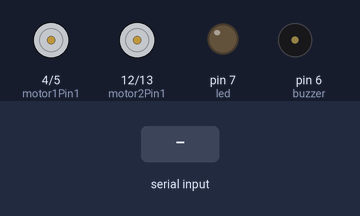
The sketch below on a simulated Arduino Uno, built with avr-gcc and run on an emulated ATmega328P. On the bench: motor-driver pin pairs drawn as motors (green arrow = first pin HIGH = forward, orange = second pin HIGH = backward, longer = more drive, scaled by the enable pin), output pins drawn as LEDs (lit = HIGH), buzzer (waves = sounding). The inputs (shaded band) are chosen by the test bench.

Above: at 1.2 s.
1.3 s: "12\n" received over Serial
At 4.2 s:
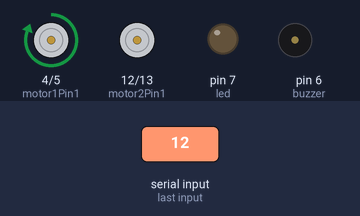
4.3 s: "1\n" received over Serial
At 6.3 s:
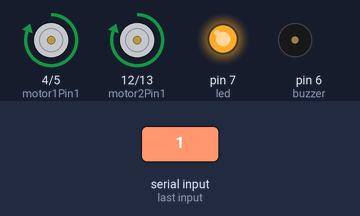
6.8 s: "11\n" received over Serial
At 9.7 s:
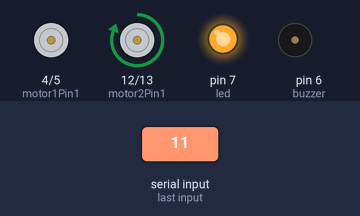
9.8 s: "13\n" received over Serial
At 11.2 s:
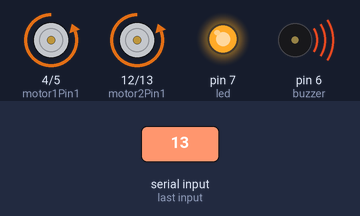
12.8 s: "0\n" received over Serial
At 15.6 s:
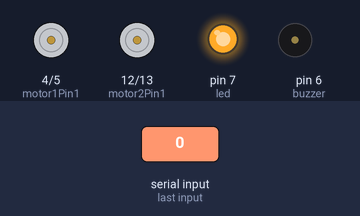
15.8 s: "12\n" received over Serial
At 18.6 s:
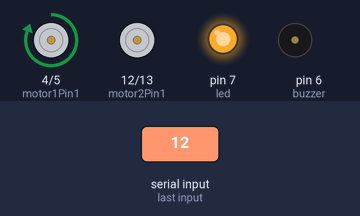
Timing chart, 0 to 22.3 s (numbered marks = the images above; inputs shaded):
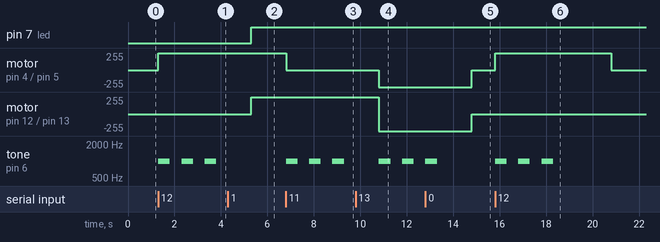

Measured:
- after the input at 1.3 s, motor on pin 4 (motor1Pin1) / pin 5 (motor1Pin2): stopped → forward 255/255 at once; tone on pin 6 (buzzer): alternates 1000 Hz for 0.50 s and silent for 0.50 s, starting at once
- after the input at 4.3 s, pin 7 (led): LOW → HIGH after 1.0 s; motor on pin 4 (motor1Pin1) / pin 5 (motor1Pin2): stays forward 255/255 (without the input it goes to stopped after 2.0 s); motor on pin 12 (motor2Pin1) / pin 13 (motor2Pin2): stopped → forward 255/255 after 1.0 s
- after the input at 6.8 s, motor on pin 4 (motor1Pin1) / pin 5 (motor1Pin2): forward 255/255 → stopped after 0.00 s instead of 0.50 s; motor on pin 12 (motor2Pin1) / pin 13 (motor2Pin2): stays forward 255/255 (without the input it goes to stopped after 0.50 s); tone on pin 6 (buzzer): alternates 1000 Hz for 0.50 s and silent for 0.50 s, starting at once
- after the input at 9.8 s, motor on pin 4 (motor1Pin1) / pin 5 (motor1Pin2): stopped → backward 255/255 after 1.0 s; motor on pin 12 (motor2Pin1) / pin 13 (motor2Pin2): forward 255/255 → backward 255/255 after 1.0 s; tone on pin 6 (buzzer): alternates 1000 Hz for 0.50 s and silent for 0.50 s, starting after 1.0 s
- after the input at 12.8 s, motor on pin 4 (motor1Pin1) / pin 5 (motor1Pin2), motor on pin 12 (motor2Pin1) / pin 13 (motor2Pin2): backward 255/255 → stopped after 2.0 s
- after the input at 15.8 s, motor on pin 4 (motor1Pin1) / pin 5 (motor1Pin2): stopped → forward 255/255 at once, → stopped 5.0 s later; tone on pin 6 (buzzer): alternates 1000 Hz for 0.50 s and silent for 0.50 s, 6 changes in all, then stays silent, starting at once

The sketch:

sender.ino
```cpp
int motor1Pin1 = 4;
int motor1Pin2 = 5;
int enable1Pin = 3;
int motor2Pin1 = 12;
int motor2Pin2 = 13;
int enable2Pin = 11;

int buzzer = 6;
int led = 7;
bool flagBuz = false;
int state;
struct Data_Pack {
  //LED Values
  byte flag;
};
Data_Pack data;  // Creating Variables with above structure

void setup() {

  Serial.begin(9600);
  // sets the pins as outputs:
  pinMode(motor1Pin1, OUTPUT);
  pinMode(motor1Pin2, OUTPUT);
  pinMode(enable1Pin, OUTPUT);
  pinMode(motor2Pin1, OUTPUT);
  pinMode(motor2Pin2, OUTPUT);
  pinMode(enable2Pin, OUTPUT);
  pinMode(buzzer, OUTPUT);
  pinMode(led, OUTPUT);

  digitalWrite(enable1Pin, HIGH);
  digitalWrite(enable2Pin, HIGH);
}

void loop() {
  if (Serial.available() > 0) {
    data.flag = Serial.parseInt();
    state = data.flag;

    // if the state is 'F' the DC motor will  go forward
    if (state == 1) {

      digitalWrite(led, HIGH);

      digitalWrite(motor1Pin1, HIGH);
      digitalWrite(motor1Pin2, LOW);
      digitalWrite(motor2Pin1, HIGH);
      digitalWrite(motor2Pin2, LOW);
      flagBuz = false;
    }

    // if the  state is 'R' the motor will turn left
    else if (state == 12) {
      digitalWrite(motor1Pin1, HIGH);
      digitalWrite(motor1Pin2, LOW);
      digitalWrite(motor2Pin1, LOW);
      digitalWrite(motor2Pin2, LOW);

      flagBuz = true;
    }
    // if the state is 'S' the motor will Stop
    else if (state == 0) {
      digitalWrite(motor1Pin1, LOW);
      digitalWrite(motor1Pin2, LOW);
      digitalWrite(motor2Pin1, LOW);
      digitalWrite(motor2Pin2, LOW);

      flagBuz = false;
    }
    // if the  state is 'L' the motor will turn right
    else if (state == 11) {
      digitalWrite(motor1Pin1, LOW);
      digitalWrite(motor1Pin2, LOW);
      digitalWrite(motor2Pin1, HIGH);
      digitalWrite(motor2Pin2, LOW);

      flagBuz = true;

    }
    // if the state is 'B' the motor will backward
    else if (state == 13) {
      digitalWrite(motor1Pin1, LOW);
      digitalWrite(motor1Pin2, HIGH);
      digitalWrite(motor2Pin1, LOW);
      digitalWrite(motor2Pin2, HIGH);

      flagBuz = true;
    }
    if (flagBuz == true) {
      for (int i = 0; i < 3; i++) {
        tone(buzzer, 1000);
        delay(500);
        noTone(buzzer);
        delay(500);
      }
    }
    delay(1000);
  }
}
```
